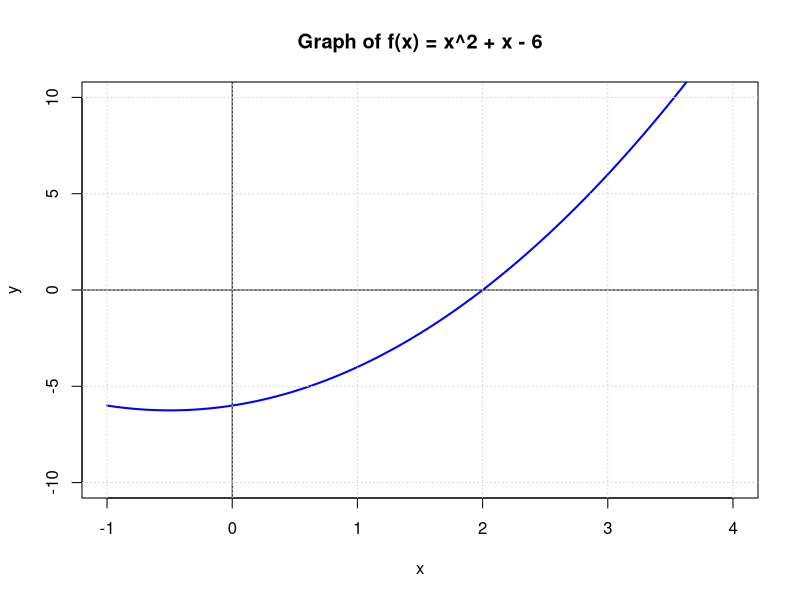

Reproduce this figure in R.
f <- function(x) { x^2 + x - 6 }

bisection <- function(f, a, b, tol = 1e-6, max_n = 100) {
  if (f(a) * f(b) > 0) {
    stop("Функция должна менять знак на концах интервала")
  }
  n <- 0 # n !
  while ((b - a) / 2 > tol && n < max_n) {
    c <- (a + b) / 2  # Середина отрезка
    if (f(c) == 0) {
      return(c)  # 1 Нашли точный корень
    }
    if (f(a) * f(c) > 0) {
      a <- c  # 2 Корень в интервале [c, b]
    } else {
      b <- c  # 3 Корень в интервале [a, c]
    }
    n <- n + 1
  }
  return((a + b) / 2)  # Возвращаем среднюю точку
}

# 1 task: Ищем корень на отрезке [0,3]
x0 = 0
x1 = 3
y = bisection(f, x0, x1)
print(paste("Найденный корень:", y)) # " 2.00000023841858"

# 2 Строим график
x0 <- -1
x1 <- 4
y0 <- -10
y1 <- 10
plot(NULL, xlim = c(x0, x1), ylim = c(y0, y1), 
     xlab = "x", 
     ylab = "y", 
     main = "Graph of f(x) = x^2 + x - 6")
curve(f(x), from = x0, to = x1, col = "blue", lwd = 2, add = TRUE)
abline(h = 0, col = "black", lwd = 1)  # Ось X
abline(v = 0, col = "black", lwd = 1)  # Ось Y
grid()
